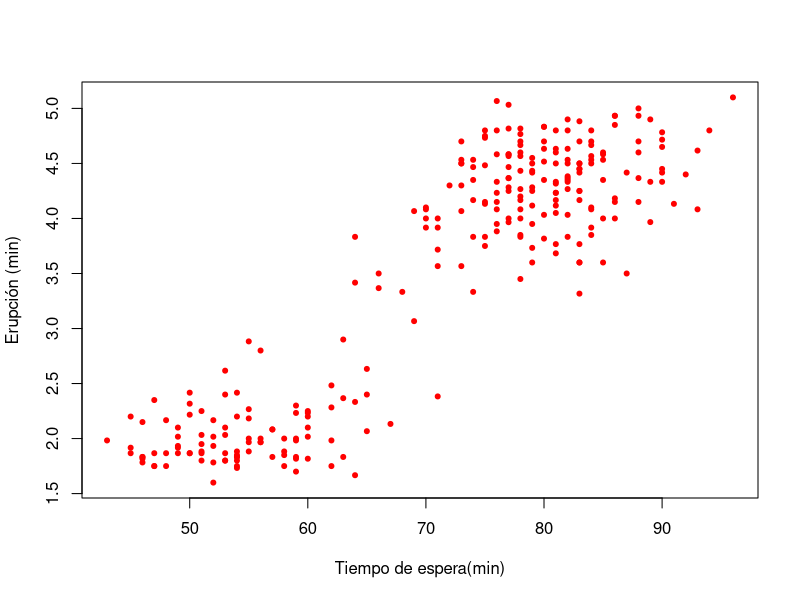

This chart was generated by the following R code:
#======================
# Correlacion de Pearson
# Datos del geyser Old Faithful
# 24/09/2025
#======================

data("faithful")
plot(faithful$waiting, faithful$eruptions,
     xlab = "Tiempo de espera(min)",
     ylab = "Erupción (min)",
     col = "red",
     pch = 20)


#Correlacionar las dos variables

cor.test(faithful$waiting, faithful$eruptions,
         method ="pearson" )

